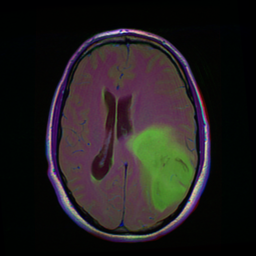
#> input picture 12.tif, 256 x 256 px
$ python Histogram_Kmeans.py
#> lines starting #> are read from the running program, lines starting #| are printed output that depends on the picture; after the words box and inside, x2 and y2 are one past the last pixel; in counts of white or black regions, pixels touching at a corner belong together
import cv2
import matplotlib.pyplot as plt
import numpy as np

# Naama Omer

img = cv2.imread('12.tif')
#> img is the input picture: shape (256, 256, 3); mean B, G, R 30, 29.7, 34.3
mask = cv2.imread('12_mask.tif')
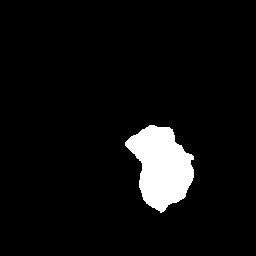
#> input picture 12_mask.tif, 256 x 256 px
#> mask is the input picture: shape (256, 256, 3); 5.8% white; 1 white region, box (x1, y1, x2, y2) and area: (125, 125, 194, 213) 3807

# alternative way to find histogram of an image
plt.hist(img.ravel(), 256, [0, 256])
plt.savefig("histogram")
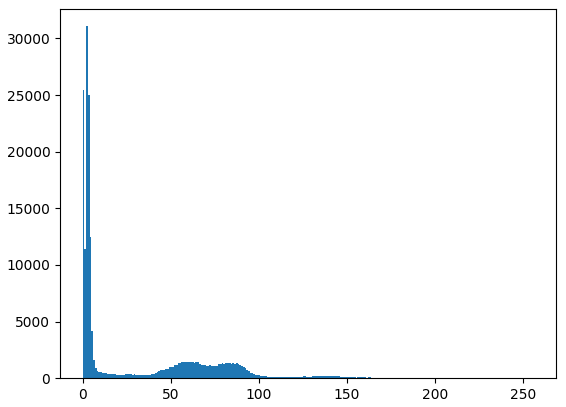
#> figure drawn by matplotlib, 1 panel; tallest bar 31085 high, from x = 2 to 3
plt.show()


img = cv2.imread('12.tif')
mask = cv2.imread('12_mask.tif')
path = '12_mask.tif'
colormap1 = cv2.imread(path)
colormap1=cv2.cvtColor(colormap1, cv2.COLOR_BGR2RGB)
plt.imshow(colormap1)
# tuple to select colors of each channel line
colors = ("red", "green", "blue")
channel_ids = (0, 1, 2)

# create the histogram plot, with three lines, one for
# each color
plt.figure()
plt.xlim([0, 256])
for channel_id, c in zip(channel_ids, colors):
    histogram, bin_edges = np.histogram(
        img[:, :, channel_id], bins=256, range=(0, 256)
    )
    plt.plot(bin_edges[0:-1], histogram, color=c)

plt.title("Color Histogram")
plt.xlabel("Color value")
plt.ylabel("Pixel count")
plt.show()
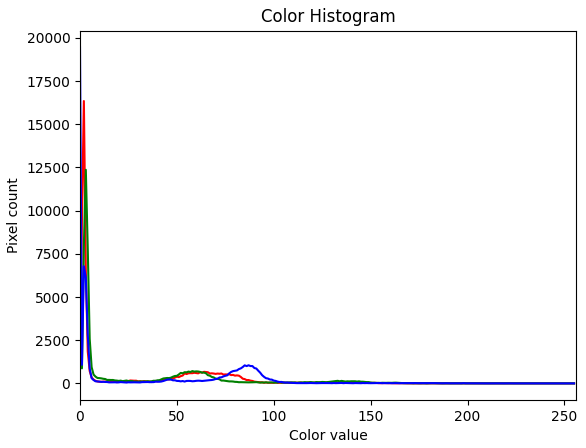
#> figure drawn by matplotlib, 1 panel; curve peaks at x = 2, y = 16340; curve peaks at x = 3, y = 12363; curve peaks at x = 0, y = 19445


# Change color to RGB (from BGR)
image = cv2.cvtColor(img, cv2.COLOR_BGR2RGB)
# Reshaping the image into a 2D array of pixels and 3 color values (RGB)
pixel_vals = image.reshape((-1, 3))
# Convert to float type
pixel_vals = np.float32(pixel_vals)
# the below line of code defines the criteria for the algorithm to stop running,
# which will happen is 100 iterations are run or the epsilon (which is the required accuracy)
# becomes 85%
criteria = (cv2.TERM_CRITERIA_EPS + cv2.TERM_CRITERIA_MAX_ITER, 100, 0.85)
# then perform k-means clustering wit h number of clusters defined as 3
# also random centres are initially choosed for k-means clustering
k = 3
retval, labels, centers = cv2.kmeans(pixel_vals, k, None, criteria, 10, cv2.KMEANS_RANDOM_CENTERS)
#> retval = 39145872.3; centers = [[79.05, 54.89, 69.91], [102.6, 131.1, 79.32], [3.33, 3.93, 4.03]]
# convert data into 8-bit values
centers = np.uint8(centers)
#> centers = [[79, 54, 69], [102, 131, 79], [3, 3, 4]]
segmented_data = centers[labels.flatten()]
# reshape data into the original image dimensions
segmented_image = segmented_data.reshape(image.shape)
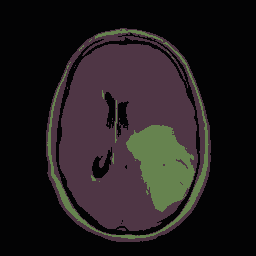
#> segmented_image: shape (256, 256, 3); mean R, G, B 34, 28.8, 29.7

plt.imshow(segmented_image)
plt.show()

plt.imshow(mask)
plt.show()
